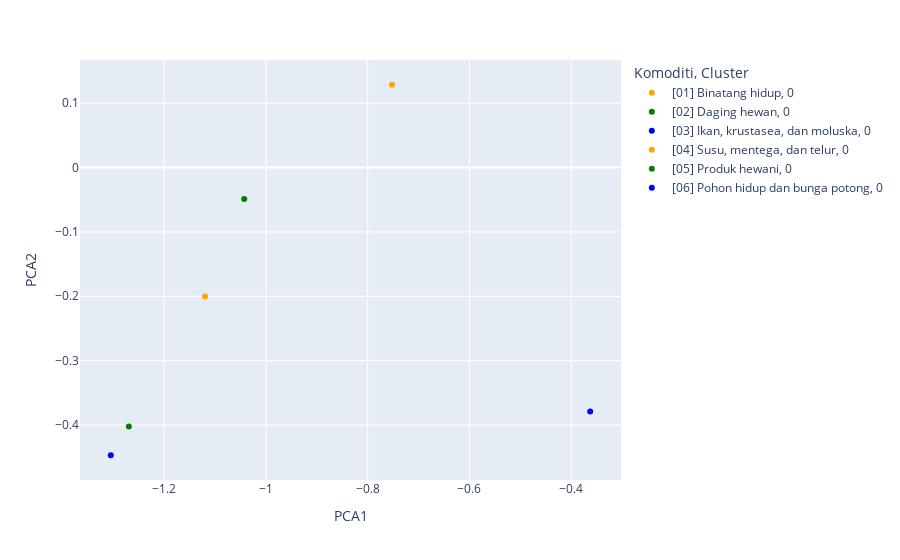

The code cell stored with this chart in its notebook:
### Markdown cell above
# COBA - COBA

### Code cell
import plotly.express as px

# Create a DataFrame with the PCA data, cluster labels, and y values
df_plot = pd.DataFrame({'PCA1': kmeans_pca_data_komoditi['PCA1'],
                        'PCA2': kmeans_pca_data_komoditi['PCA2'],
                        'Cluster': cluster_labels,
                        'Komoditi': y})

# Plot the scatter plot
fig = px.scatter(df_plot, x='PCA1', y='PCA2', color='Komoditi', symbol='Cluster',
                 color_discrete_sequence=["orange", "green", "blue"])

# Show the plot
fig.show()

### Figure 1 — Plotly figure (JSON) as saved in the notebook; plotly's stock layout.template omitted (floating-point values rounded to 4 significant figures)
{"data": [{"hovertemplate": "Komoditi=[01] Binatang hidup<br>Cluster=0<br>PCA1=%{x}<br>PCA2=%{y}<extra></extra>", "legendgroup": "[01] Binatang hidup, 0", "marker": {"color": "orange", "symbol": "circle"}, "mode": "markers", "name": "[01] Binatang hidup, 0", "orientation": "v", "showlegend": true, "type": "scatter", "x": [-1.12], "xaxis": "x", "y": [-0.2003], "yaxis": "y"}, {"hovertemplate": "Komoditi=[02] Daging hewan<br>Cluster=0<br>PCA1=%{x}<br>PCA2=%{y}<extra></extra>", "legendgroup": "[02] Daging hewan, 0", "marker": {"color": "green", "symbol": "circle"}, "mode": "markers", "name": "[02] Daging hewan, 0", "orientation": "v", "showlegend": true, "type": "scatter", "x": [-1.043], "xaxis": "x", "y": [-0.04872], "yaxis": "y"}, {"hovertemplate": "Komoditi=[03] Ikan, krustasea, dan moluska<br>Cluster=0<br>PCA1=%{x}<br>PCA2=%{y}<extra></extra>", "legendgroup": "[03] Ikan, krustasea, dan moluska, 0", "marker": {"color": "blue", "symbol": "circle"}, "mode": "markers", "name": "[03] Ikan, krustasea, dan moluska, 0", "orientation": "v", "showlegend": true, "type": "scatter", "x": [-0.3628], "xaxis": "x", "y": [-0.3791], "yaxis": "y"}, {"hovertemplate": "Komoditi=[04] Susu, mentega, dan telur<br>Cluster=0<br>PCA1=%{x}<br>PCA2=%{y}<extra></extra>", "legendgroup": "[04] Susu, mentega, dan telur, 0", "marker": {"color": "orange", "symbol": "circle"}, "mode": "markers", "name": "[04] Susu, mentega, dan telur, 0", "orientation": "v", "showlegend": true, "type": "scatter", "x": [-0.7521], "xaxis": "x", "y": [0.1287], "yaxis": "y"}, {"hovertemplate": "Komoditi=[05] Produk hewani<br>Cluster=0<br>PCA1=%{x}<br>PCA2=%{y}<extra></extra>", "legendgroup": "[05] Produk hewani, 0", "marker": {"color": "green", "symbol": "circle"}, "mode": "markers", "name": "[05] Produk hewani, 0", "orientation": "v", "showlegend": true, "type": "scatter", "x": [-1.269], "xaxis": "x", "y": [-0.4024], "yaxis": "y"}, {"hovertemplate": "Komoditi=[06] Pohon hidup dan bunga potong<br>Cluster=0<br>PCA1=%{x}<br>PCA2=%{y}<extra></extra>", "legendgroup": "[06] Pohon hidup dan bunga potong, 0", "marker": {"color": "blue", "symbol": "circle"}, "mode": "markers", "name": "[06] Pohon hidup dan bunga potong, 0", "orientation": "v", "showlegend": true, "type": "scatter", "x": [-1.305], "xaxis": "x", "y": [-0.447], "yaxis": "y"}], "layout": {"legend": {"title": {"text": "Komoditi, Cluster"}, "tracegroupgap": 0}, "margin": {"t": 60}, "xaxis": {"anchor": "y", "domain": [0, 1], "title": {"text": "PCA1"}}, "yaxis": {"anchor": "x", "domain": [0, 1], "title": {"text": "PCA2"}}}}
